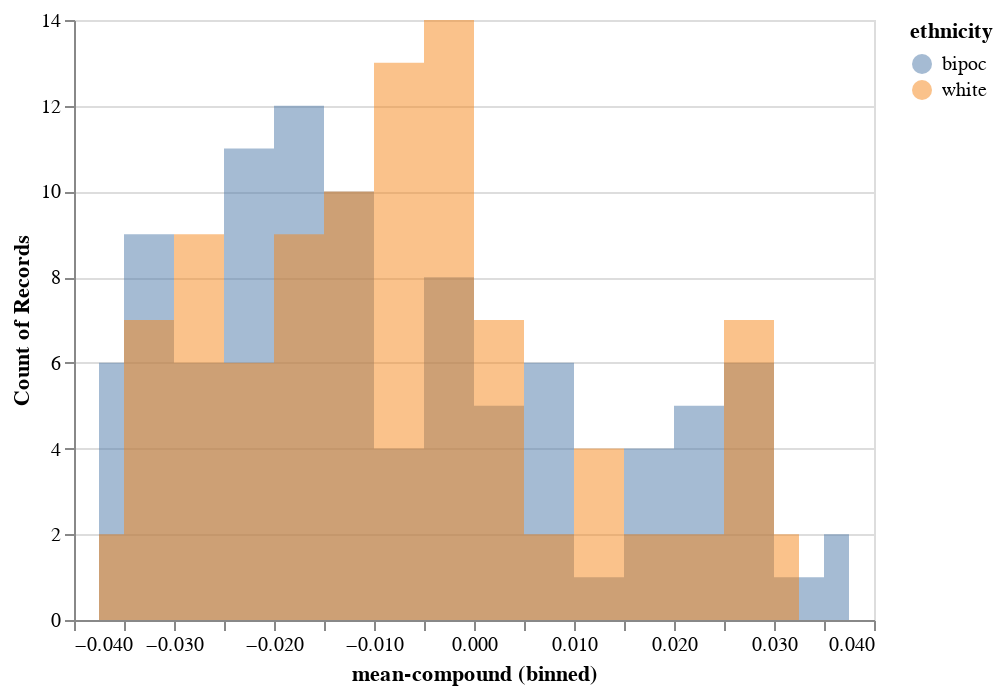

Source (notebook cell):
### Code cell
source = reg_free
alt.Chart(source).mark_area(
    opacity=0.5,
    interpolate='step'
).encode(
    alt.X('mean-compound:Q', bin=alt.Bin(maxbins=30)),
    alt.Y('count()',  stack=None),
    alt.Color('ethnicity'))

### Figure 1 — Vega-Lite specification as saved in the notebook (floating-point values rounded to 4 significant figures; data arrays with more than 128 entries replaced by an {"elided": "..."} marker saying what was removed)
{"config": {"view": {"continuousWidth": 400, "continuousHeight": 300}}, "data": {"name": "data-d97987b2c58b310d0a50664131c91f89"}, "mark": {"type": "area", "interpolate": "step", "opacity": 0.5}, "encoding": {"color": {"type": "nominal", "field": "ethnicity"}, "x": {"type": "quantitative", "bin": {"maxbins": 30}, "field": "mean-compound"}, "y": {"type": "quantitative", "aggregate": "count", "stack": null}}, "$schema": "https://vega.github.io/schema/vega-lite/v4.8.1.json", "datasets": {"data-d97987b2c58b310d0a50664131c91f89": {"elided": "192 records"}}}
